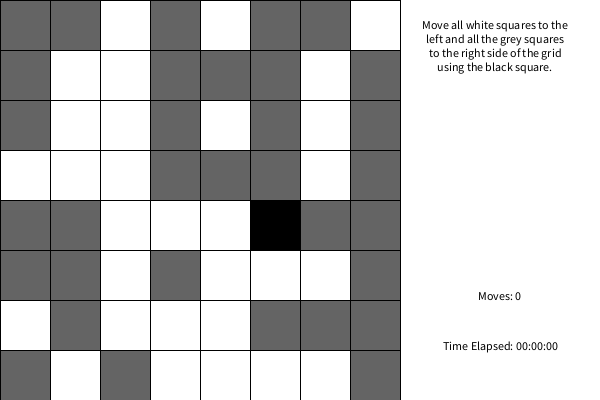
Frame 1 (no input)
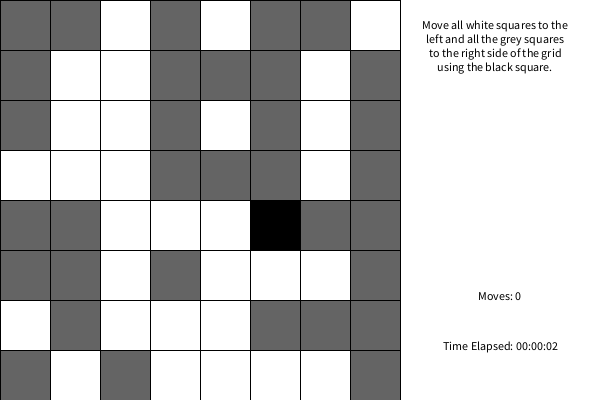
Frame 60 (the mouse pressed at the canvas centre just before this capture)
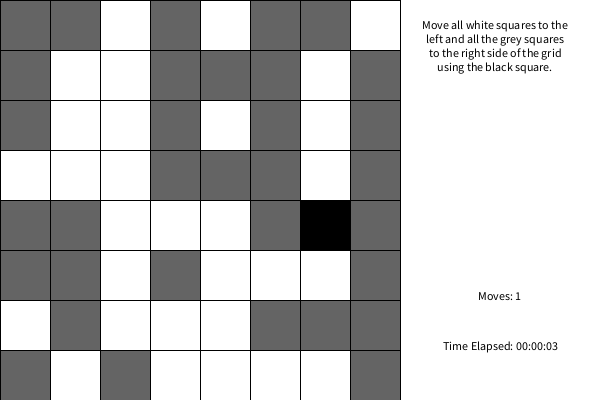
Frame 120 (the mouse held since frame 60 and released just before this capture)

The Processing sketch that drew these frames (run headless with seeded random() and noise(); from frame 60 on, the mouse is pressed at the canvas centre):

// Processing sketch: processing_83454
// ── processing_83454.pde

int cellSize = 50;
int cols, rows;
int[] grid = new int [64];
int blackSquare;
int moves;
PFont font;
StopWatchTimer sw;
String title = "Move all white squares to the left and all the grey squares to the right side of the grid using the black square.";

void setup(){
  size(600, 400);
  rectMode(CORNER);
  cols = 400/cellSize;          //defines the grid
  rows = 400/cellSize;
  moves = 0;                    // moves counter
  sw = new StopWatchTimer();    //inititating the timer
  sw.start();
  
  
  int grey = 0;
  int white = 0;
  
  // this for loop places grey and white squares randomly in the grid
  // every time the game starts.
  
  // picking up random cells and giving them a white or a grey color.
  for (int i=0; i < 64; i++){
     if (random(8) > random(8)){ //in a random number of row and column
      grid[i] = 100;     //pick up random cell in grid and give it a grey color
      grey++;           //increase the counter of number of grey squares
      if (grey == 31){ //if 31 squares are filled with grey, then fill the rest with white
        for (int j=i; j < 64; j++){
          grid[j] = 255;
        }
        break;
      }
      
     } else {
      grid[i] = 255;       //pick up random cell in grid and give it white color
      white++;            //increase the counter of number of white squares
      if (white == 32){  //if 32 squares are filled with white, then fill the rest with grey
        for (int j=i; j < 64; j++){
          grid[j] = 100;
        }
        break;
      }
  }  
}
  blackSquare = int(random(64)); // placing the blacksquare randomly in the grid
  grid[blackSquare] = 0;
}

void draw(){
  background(255);
  for (int i=0; i < cols; i++){
    for (int j=0; j < rows; j++){
      int x = i*cellSize; //defining position in pixels for each cell
      int y = j*cellSize;
                      //drawing the grid one cell at a time in the grid array
      fill(grid[i*8+j]); 
      stroke(0);
      rect(x,y,cellSize,cellSize);  
      
    }
  }
  time();
  text ("Moves: "+moves, 500, 300);
}

void mousePressed() {
  
  int x = mouseX/cellSize; //finding out the mouse position in a cell
  int y = mouseY/cellSize;
  
  // moving the blacksquare where the mouse is clicked
  // checking where the mouse is
  if(((x-1)*8 + y) == blackSquare ||   //left of black square
     ((x+1)*8 + y) == blackSquare ||   //right of black square
     (x*8 + y+1) == blackSquare ||     //top of black square
     (x*8 + y-1) == blackSquare )      //bottom of blacksquare
  {
    // interchanging positions of the blacksquare with the cell where the mouse is clicked
    int hold = grid[blackSquare];     //start something called hold, put blacksquare there
    grid[blackSquare] = grid[x*8+y]; //put the mouse position cell where the blacksquare was
    grid[x*8+y] = hold;             //where the mouse position was make that the blacksquare
    blackSquare=x*8+y;             //blacksquare is the mouse position
    
    fill(0);
    textAlign (CENTER);
    moves++; 
      
    //increasing the number of moves every time mouse is pressed
    
  }
    
}

// adding the timer function
void time() {
  fill(0); 
  textAlign(CENTER);

  text("Time Elapsed: " + nf(sw.hour(), 2)+":"+nf(sw.minute(), 2)+":"+nf(sw.second(), 2), 500, 350);
  text (title, 420, 20, 150, 150);
}


class StopWatchTimer {
  int startTime = 0, stopTime = 0;
  boolean running = false;  
  void start() {
    startTime = millis();
    running = true;
  }
  void stop() {
    stopTime = millis();
    running = false;
  }
  int getElapsedTime() {
    int elapsed;
    if (running) {
      elapsed = (millis() - startTime);
    }
    else {
      elapsed = (stopTime - startTime);
    }
    return elapsed;
  }
  int second() {
    return (getElapsedTime() / 1000) % 60;
  }
  int minute() {
    return (getElapsedTime() / (1000*60)) % 60;
  }
  int hour() {
    return (getElapsedTime() / (1000*60*60)) % 24;
  }
}
